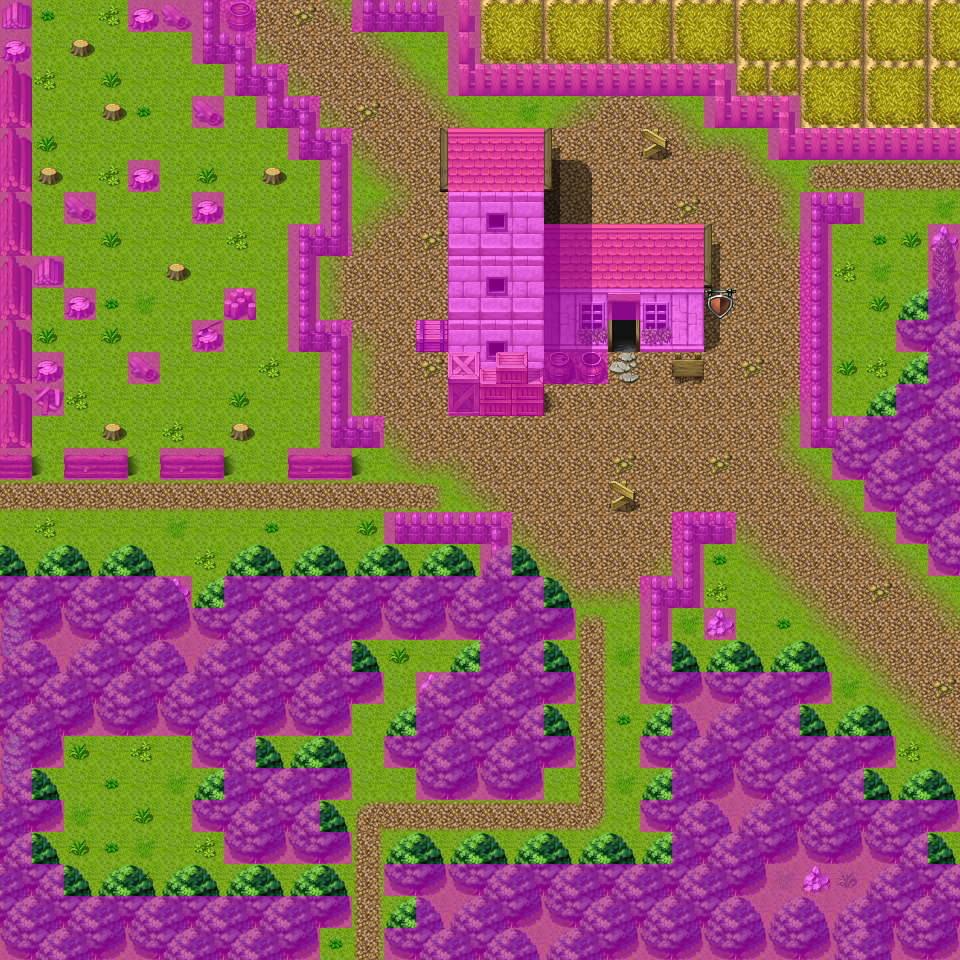

Tiled map render using the project's own tile images. Description and the map definition, with tile-layer contents summarised, below:
An orthogonal 30x30 tile map with 32x32 px tiles, 4 tile layers (Ground, Objects, Above, Walkable), 40 tilesets and 21 objects (9x mapchange, 9x spawn, 3x sign).

<map version="1.0" orientation="orthogonal" width="30" height="30" tilewidth="32" tileheight="32">
 <properties>
  <property name="outdoors" value="1" />
 </properties>
 <tileset firstgid="1" name="map_bed_1" tilewidth="32" tileheight="32">
  <image source="../drawable/map_bed_1.png" width="512" height="256" />
 </tileset>
 <tileset firstgid="129" name="map_border_1" tilewidth="32" tileheight="32">
  <image source="../drawable/map_border_1.png" width="512" height="256" />
 </tileset>
 <tileset firstgid="257" name="map_bridge_1" tilewidth="32" tileheight="32">
  <image source="../drawable/map_bridge_1.png" width="512" height="256" />
 </tileset>
 <tileset firstgid="385" name="map_broken_1" tilewidth="32" tileheight="32">
  <image source="../drawable/map_broken_1.png" width="512" height="256" />
 </tileset>
 <tileset firstgid="513" name="map_cavewall_1" tilewidth="32" tileheight="32">
  <image source="../drawable/map_cavewall_1.png" width="576" height="192" />
 </tileset>
 <tileset firstgid="621" name="map_cavewall_2" tilewidth="32" tileheight="32">
  <image source="../drawable/map_cavewall_2.png" width="576" height="192" />
 </tileset>
 <tileset firstgid="729" name="map_cavewall_3" tilewidth="32" tileheight="32">
  <image source="../drawable/map_cavewall_3.png" width="576" height="192" />
 </tileset>
 <tileset firstgid="837" name="map_chair_table_1" tilewidth="32" tileheight="32">
  <image source="../drawable/map_chair_table_1.png" width="512" height="256" />
 </tileset>
 <tileset firstgid="965" name="map_crate_1" tilewidth="32" tileheight="32">
  <image source="../drawable/map_crate_1.png" width="512" height="256" />
 </tileset>
 <tileset firstgid="1093" name="map_cupboard_1" tilewidth="32" tileheight="32">
  <image source="../drawable/map_cupboard_1.png" width="512" height="256" />
 </tileset>
 <tileset firstgid="1221" name="map_curtain_1" tilewidth="32" tileheight="32">
  <image source="../drawable/map_curtain_1.png" width="512" height="256" />
 </tileset>
 <tileset firstgid="1349" name="map_entrance_1" tilewidth="32" tileheight="32">
  <image source="../drawable/map_entrance_1.png" width="512" height="256" />
 </tileset>
 <tileset firstgid="1477" name="map_fence_1" tilewidth="32" tileheight="32">
  <image source="../drawable/map_fence_1.png" width="512" height="256" />
 </tileset>
 <tileset firstgid="1605" name="map_fence_2" tilewidth="32" tileheight="32">
  <image source="../drawable/map_fence_2.png" width="512" height="256" />
 </tileset>
 <tileset firstgid="1733" name="map_ground_1" tilewidth="32" tileheight="32">
  <image source="../drawable/map_ground_1.png" width="512" height="256" />
 </tileset>
 <tileset firstgid="1861" name="map_ground_2" tilewidth="32" tileheight="32">
  <image source="../drawable/map_ground_2.png" width="512" height="256" />
 </tileset>
 <tileset firstgid="1989" name="map_ground_3" tilewidth="32" tileheight="32">
  <image source="../drawable/map_ground_3.png" width="512" height="256" />
 </tileset>
 <tileset firstgid="2117" name="map_ground_4" tilewidth="32" tileheight="32">
  <image source="../drawable/map_ground_4.png" width="512" height="256" />
 </tileset>
 <tileset firstgid="2245" name="map_ground_5" tilewidth="32" tileheight="32">
  <image source="../drawable/map_ground_5.png" width="512" height="256" />
 </tileset>
 <tileset firstgid="2373" name="map_ground_6" tilewidth="32" tileheight="32">
  <image source="../drawable/map_ground_6.png" width="512" height="256" />
 </tileset>
 <tileset firstgid="2501" name="map_ground_7" tilewidth="32" tileheight="32">
  <image source="../drawable/map_ground_7.png" width="512" height="256" />
 </tileset>
 <tileset firstgid="2629" name="map_ground_8" tilewidth="32" tileheight="32">
  <image source="../drawable/map_ground_8.png" width="512" height="256" />
 </tileset>
 <tileset firstgid="2757" name="map_indoor_1" tilewidth="32" tileheight="32">
  <image source="../drawable/map_indoor_1.png" width="512" height="256" />
 </tileset>
 <tileset firstgid="2885" name="map_kitchen_1" tilewidth="32" tileheight="32">
  <image source="../drawable/map_kitchen_1.png" width="512" height="256" />
 </tileset>
 <tileset firstgid="3013" name="map_outdoor_1" tilewidth="32" tileheight="32">
  <image source="../drawable/map_outdoor_1.png" width="512" height="256" />
 </tileset>
 <tileset firstgid="3141" name="map_pillar_1" tilewidth="32" tileheight="32">
  <image source="../drawable/map_pillar_1.png" width="512" height="256" />
 </tileset>
 <tileset firstgid="3269" name="map_plant_1" tilewidth="32" tileheight="32">
  <image source="../drawable/map_plant_1.png" width="512" height="256" />
 </tileset>
 <tileset firstgid="3397" name="map_rock_1" tilewidth="32" tileheight="32">
  <image source="../drawable/map_rock_1.png" width="512" height="256" />
 </tileset>
 <tileset firstgid="3525" name="map_roof_1" tilewidth="32" tileheight="32">
  <image source="../drawable/map_roof_1.png" width="512" height="256" />
 </tileset>
 <tileset firstgid="3653" name="map_roof_2" tilewidth="32" tileheight="32">
  <image source="../drawable/map_roof_2.png" width="512" height="256" />
 </tileset>
 <tileset firstgid="3781" name="map_shop_1" tilewidth="32" tileheight="32">
  <image source="../drawable/map_shop_1.png" width="512" height="256" />
 </tileset>
 <tileset firstgid="3909" name="map_sign_ladder_1" tilewidth="32" tileheight="32">
  <image source="../drawable/map_sign_ladder_1.png" width="512" height="256" />
 </tileset>
 <tileset firstgid="4037" name="map_table_1" tilewidth="32" tileheight="32">
  <image source="../drawable/map_table_1.png" width="512" height="256" />
 </tileset>
 <tileset firstgid="4165" name="map_trail_1" tilewidth="32" tileheight="32">
  <image source="../drawable/map_trail_1.png" width="512" height="256" />
 </tileset>
 <tileset firstgid="4293" name="map_tree_1" tilewidth="32" tileheight="32">
  <image source="../drawable/map_tree_1.png" width="512" height="256" />
 </tileset>
 <tileset firstgid="4421" name="map_wall_1" tilewidth="32" tileheight="32">
  <image source="../drawable/map_wall_1.png" width="512" height="256" />
 </tileset>
 <tileset firstgid="4549" name="map_wall_2" tilewidth="32" tileheight="32">
  <image source="../drawable/map_wall_2.png" width="480" height="256" />
 </tileset>
 <tileset firstgid="4669" name="map_wall_3" tilewidth="32" tileheight="32">
  <image source="../drawable/map_wall_3.png" width="480" height="256" />
 </tileset>
 <tileset firstgid="4789" name="map_window_1" tilewidth="32" tileheight="32">
  <image source="../drawable/map_window_1.png" width="512" height="256" />
 </tileset>
 <tileset firstgid="4917" name="map_window_2" tilewidth="32" tileheight="32">
  <image source="../drawable/map_window_2.png" width="512" height="256" />
 </tileset>
 <layer name="Ground" width="30" height="30">
  <data>[900 cells, 900 non-empty, 16 distinct tile ids]</data>
 </layer>
 <layer name="Objects" width="30" height="30">
  <data>[900 cells, 441 non-empty, 71 distinct tile ids]</data>
 </layer>
 <layer name="Above" width="30" height="30">
  <data>[900 cells, 138 non-empty, 22 distinct tile ids]</data>
 </layer>
 <layer name="Walkable" width="30" height="30">
  <data>[900 cells, 399 non-empty, 1 distinct tile ids]</data>
 </layer>
 <objectgroup name="Mapevents">
  <!-- 12 objects omitted --></objectgroup>
 <objectgroup name="Spawn uniques">
  <!-- 5 objects omitted --></objectgroup>
 <objectgroup name="Spawn monsters">
  <!-- 4 objects omitted --></objectgroup>
 <objectgroup name="Keys" visible="0" />
</map>
<!-- 21 of 21 objects omitted -->
